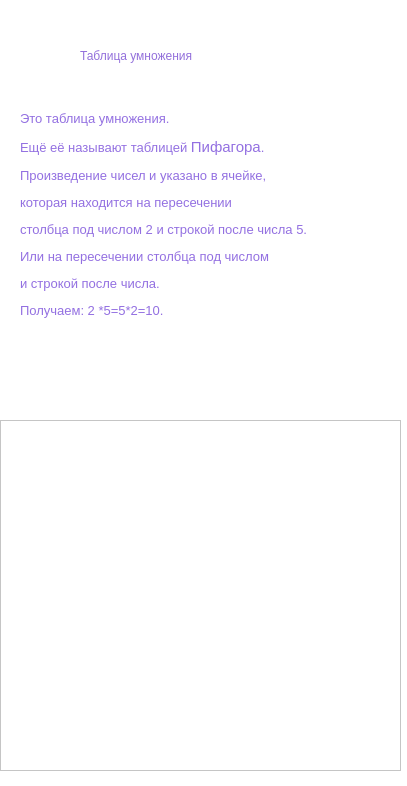
<?xml version="1.0" encoding="UTF-8"?>
<ui version="4.0">
 <class>tablymnozh</class>
 <widget class="QDialog" name="tablymnozh">
  <property name="geometry">
   <rect>
    <x>0</x>
    <y>0</y>
    <width>407</width>
    <height>786</height>
   </rect>
  </property>
  <property name="windowTitle">
   <string>Таблица умножения</string>
  </property>
  <property name="styleSheet">
   <string notr="true">background-color: rgb(255, 255, 255);</string>
  </property>
  <widget class="QPushButton" name="pushButton">
   <property name="geometry">
    <rect>
     <x>10</x>
     <y>20</y>
     <width>50</width>
     <height>40</height>
    </rect>
   </property>
   <property name="maximumSize">
    <size>
     <width>50</width>
     <height>40</height>
    </size>
   </property>
   <property name="text">
    <string/>
   </property>
   <property name="icon">
    <iconset resource="resource.qrc">
     <normaloff>:/resource/img/icons8-назад-50.png</normaloff>:/resource/img/icons8-назад-50.png</iconset>
   </property>
   <property name="default">
    <bool>false</bool>
   </property>
   <property name="flat">
    <bool>true</bool>
   </property>
  </widget>
  <widget class="QLabel" name="label">
   <property name="geometry">
    <rect>
     <x>80</x>
     <y>30</y>
     <width>291</width>
     <height>51</height>
    </rect>
   </property>
   <property name="styleSheet">
    <string notr="true">background-color: rgb(255, 255, 255);
color: rgb(147, 112, 219);
font: 16pt &quot;STXihei&quot;;</string>
   </property>
   <property name="text">
    <string>Таблица умножения</string>
   </property>
  </widget>
  <widget class="QFrame" name="frame">
   <property name="geometry">
    <rect>
     <x>0</x>
     <y>420</y>
     <width>401</width>
     <height>351</height>
    </rect>
   </property>
   <property name="styleSheet">
    <string notr="true">image: url(:/resource/img/316-032b2cc936860b03048302d991c3498f.jpg);</string>
   </property>
   <property name="frameShape">
    <enum>QFrame::StyledPanel</enum>
   </property>
   <property name="frameShadow">
    <enum>QFrame::Raised</enum>
   </property>
  </widget>
  <widget class="QLabel" name="label_2">
   <property name="geometry">
    <rect>
     <x>20</x>
     <y>110</y>
     <width>411</width>
     <height>291</height>
    </rect>
   </property>
   <property name="text">
    <string>&lt;html&gt;&lt;head/&gt;&lt;body&gt;&lt;p&gt;&lt;span style=&quot; font-size:10pt; color:#9370e1;&quot;&gt;Это таблица умножения. &lt;/span&gt;&lt;/p&gt;&lt;p&gt;&lt;span style=&quot; font-size:10pt; color:#9370e1;&quot;&gt;Ещё её называют таблицей &lt;/span&gt;&lt;span style=&quot; font-size:11pt; color:#9370e1;&quot;&gt;Пифагора&lt;/span&gt;&lt;span style=&quot; font-size:10pt; color:#9370e1;&quot;&gt;.&lt;/span&gt;&lt;/p&gt;&lt;p&gt;&lt;span style=&quot; font-size:10pt; color:#9370e1;&quot;&gt;Произведение чисел и указано в ячейке, &lt;/span&gt;&lt;/p&gt;&lt;p&gt;&lt;span style=&quot; font-size:10pt; color:#9370e1;&quot;&gt;которая находится на пересечении &lt;/span&gt;&lt;/p&gt;&lt;p&gt;&lt;span style=&quot; font-size:10pt; color:#9370e1;&quot;&gt;столбца под числом 2 и строкой после числа 5. &lt;/span&gt;&lt;/p&gt;&lt;p&gt;&lt;span style=&quot; font-size:10pt; color:#9370e1;&quot;&gt;Или на пересечении столбца под числом &lt;/span&gt;&lt;/p&gt;&lt;p&gt;&lt;span style=&quot; font-size:10pt; color:#9370e1;&quot;&gt;и строкой после числа.&lt;/span&gt;&lt;/p&gt;&lt;p&gt;&lt;span style=&quot; font-size:10pt; color:#9370e1;&quot;&gt;Получаем: 2 *5=5*2=10.&lt;/span&gt;&lt;/p&gt;&lt;p&gt;&lt;span style=&quot; font-size:10pt; color:#9370e1;&quot;&gt;&lt;br/&gt;&lt;/span&gt;&lt;/p&gt;&lt;p&gt;&lt;span style=&quot; font-size:10pt; color:#9370e1;&quot;&gt;&lt;br/&gt;&lt;/span&gt;&lt;/p&gt;&lt;/body&gt;&lt;/html&gt;</string>
   </property>
  </widget>
 </widget>
 <resources>
  <include location="resource.qrc"/>
 </resources>
 <connections/>
</ui>
